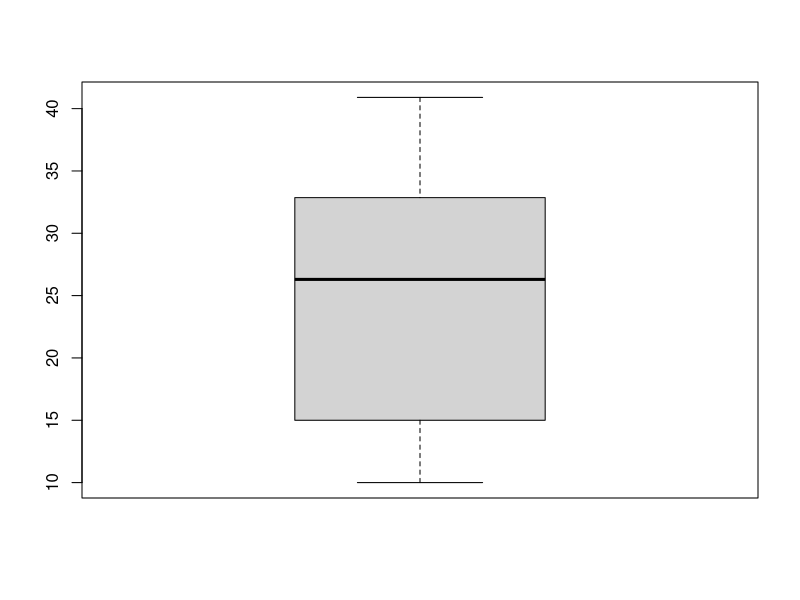
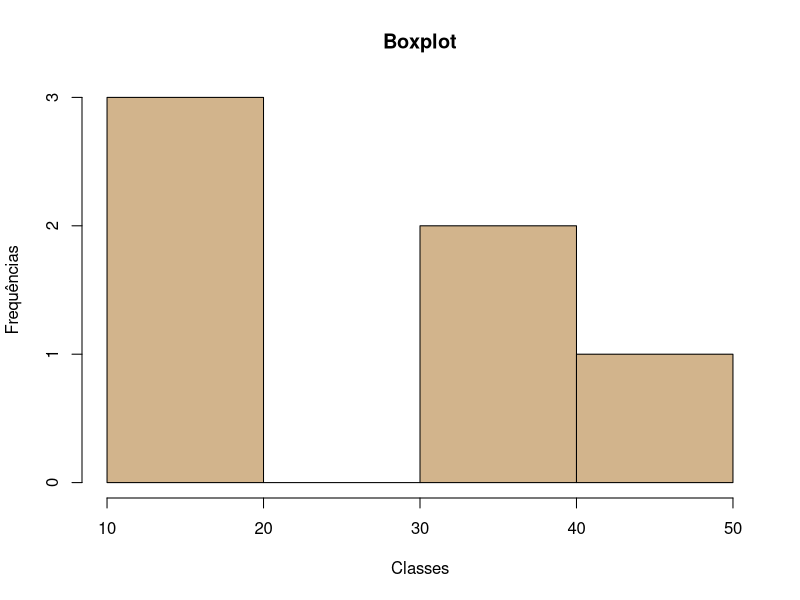

Source code (R) for these figures, in order:
##############################################
## Introdução prática com R                 ##
## CursoGeo 2022 - Fiocruz | ICICT | LIS    ##
##############################################


# Instalação --------------------------------------------------------------

# Para utilizar o R, recomendamos que você baixe em seu computador
# a versão mais atual do R neste link:
#
# https://cran.r-project.org
# 
# e, em seguida, também instale o RStudio
#
# https://www.rstudio.com/products/rstudio/download/
#

# Comandos básicos --------------------------------------------------------

# A programação com R começa com comandos básicos para operações aritméticas

# Soma e subtração
2 + 5
2 - 5

# Multiplicação e divisão
2*5
2/5

# Exponenciação
2^5


# Funções -----------------------------------------------------------------

# Outras operações podem ser realizadas com funções no R.

# Raiz quadrada
sqrt(x = 9)

# Log
log(x = 10, base = 10)

# Repare que as funções recebem valores (argumentos) para 
# produzir um resultado. Algumas funções podem receber 
# mais de um argumento.


# Objetos -----------------------------------------------------------------

# Os resultados de operações simples e funções no R podem ser 
# armazenados na memória para utilização posterior através de 
# objetos.
# 
# Na linguagem R, objetos são abstrações na memória que 
# podem conter desde um simples número até complexos bancos 
# de dados e funções. 

# Criar o objeto x
x <- 2

# Imprimir o objeto x
x

# Operações com o objeto x
x^2
x+x

# Apagar o objeto x
rm(x)

# Criar o vetor y
y <- c(2, 5, 10, 11.3, 12)

# Imprimir o vetor y
y

# Elevar o vetor y ao quadrado
y^2

# Apagar o vetor y
rm(y)

# Criar o vetor 'notas'
notas <- c(60, 50, 20, 50, 90)

# Ordenar o vetor 'notas'
notas <- sort(notas)

# Imprimir o vetor 'notas'
notas



# Operadores lógicos ------------------------------------------------------

# Estes operados verificam afirmações de lógica.

# Igualdade
2 == 2
2 == 5
"a" == "a"
"a" == 'A'

# Maior
2 > 3
2 >= 3

# Menor
2 < 4
2 <= 1
c(1,2,2,4,7,10) < 7


# Banco de dados ----------------------------------------------------------

# A interface do R não é recomendada para a criação de 
# banco de dados. Como já existem centenas de opções de softwares
# de qualidade e gratuitos para este fim, os bancos de dados podem 
# ser criados em outros softwares como o Excel e importados 
# posteriormente para o R.
#
# Existem diversos pacotes de funções para ler aquivos de banco 
# de dados  no R, como DBF, SAV, Stata e etc. Mas a forma 
# mais segura e recomendada é exportar os dados no formato 
# CSV para serem importados no R.

# Importar o arquivo 'notas.csv'
dados <- read.csv2(file = "data/notas.csv", header = TRUE)

# Atenção para os nomes das variáveis! Evite a utilização de nomes 
# muito longos, caracteres especiais e acentos.
# 
# Após importar um banco de dados, verifique se tudo 
# correu bem com estes comandos.

# Estrutura do objeto
str(dados)

# Listar os nomes das variáveis
names(dados)

# Imprimir as seis primeiras linhas
head(dados)

# Imprimir as seis últimas linhas
tail(dados)

# Para acessar uma variável específica
dados$nota 


# Estatísticas básica ------------------------------------------------------

# Abaixo temos uma lista comandos para obter estatísticas básicas 
# com o R e alguns gráficos.

# Importar o arquivo 'notas.csv'
dados <- read.csv2(file = "data/notas.csv", header = TRUE)

# Média
mean(dados$nota)

# Mediana
median(dados$nota)

# Variância
var(dados$nota)

# Desvio padrão
sd(dados$nota)

# Valor máximo
max(dados$nota)

# Valor mínimo
min(dados$nota)

# Amplitude
range(dados$nota)

# Coeficiente de variação
sd(dados$nota)/mean(dados$nota)

# Quartis
quantile(dados$nota)

# Sumário
summary(dados$nota)

# Boxplot
boxplot(dados$nota)

# Histograma
hist(dados$nota, main = "Boxplot", xlab = "Classes", ylab = "Frequências", col = "tan")

